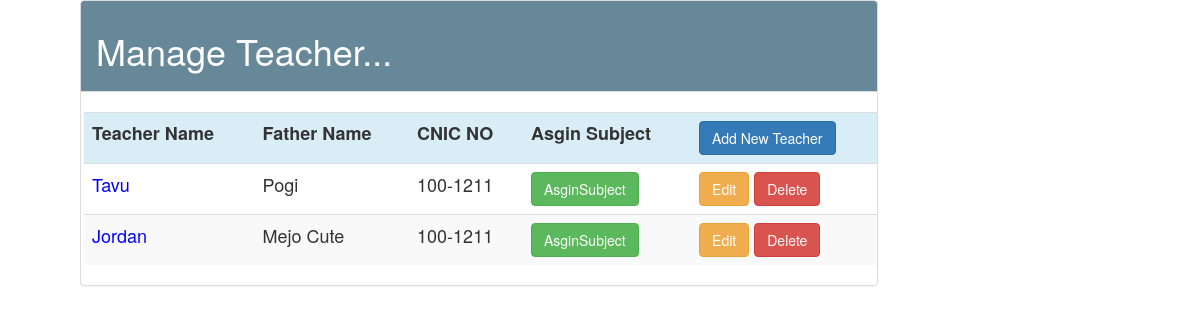
Page /video5/ManageTeacher.php on the committed database.
### tables this page shows
CREATE TABLE `teacher` (
  `TeacherID` int(15) NOT NULL,
  `TeacherName` varchar(50) NOT NULL,
  `FatherName` varchar(50) NOT NULL,
  `CNIC` varchar(40) NOT NULL
);

### video5/ManageTeacher.php (the view, shortened to what this page needs)
<?php
include("Connection.php");
?>
<!DOCTYPE html>
<html lang="en">
<head>
<link href="style/css/bootstrap.min.css" rel="stylesheet">
<link href="style/css/k.css" rel="stylesheet">
</head>
<body>
   	    <div class="container-fluid">
                <div class="col-md-9 content">
            <div class="panel panel-default" style="margin-left:50px">
                <div class="panel-heading" style="background-color:#668899">
                    <h1  style="color:white">Manage Teacher... </h1>
    </div><br>
                <div class='table-responsive'>
                    <div style="overflow-x:scroll;">
<table class="table table-striped " style="font-size:18px; margin-left:3px">
	<tr class="info">
                <th>Teacher Name</th>
                    <th>Father Name</th>
                    <th>CNIC NO</th>
                    <th>Asgin Subject</th>
<th>
    <a href='AddTeacher.php' class="btn btn-primary">
        Add New Teacher</a>
        </th>
    <?php
$result=mysqli_query($connection,"select TeacherID,TeacherName,FatherName,CNIC from teacher")or die ("query 2 incorrect.......");
while(list($TeacherID,$TeacherName,$FatherName,$CNIC)=mysqli_fetch_array($result))
{
echo "<tr><td style='color:blue'>$TeacherName</td><td>$FatherName</td><td>$CNIC</td>
<td><a href='subject_to_teacher.php?TeacherID=$TeacherID' class='btn btn-success'>AsginSubject</a></td>";
echo"<td>
<a href='EditTeacher.php?TeacherID=$TeacherID' class='btn btn-warning'> Edit</a>
<a href='ManageTeacher.php?TeacherID=$TeacherID&action=delete' class='btn btn-danger'>Delete</a>
</td></tr>";
}
?>
                            </table>
                            </div>
                        </div>
                    </div>
                </div>
                </div>
        </body>
</html>

### rows in the picture
teacher: TeacherName "Tavu", FatherName "Pogi", CNIC "100-1211"
teacher: TeacherName "Jordan", FatherName "Mejo Cute", CNIC "100-1211"
